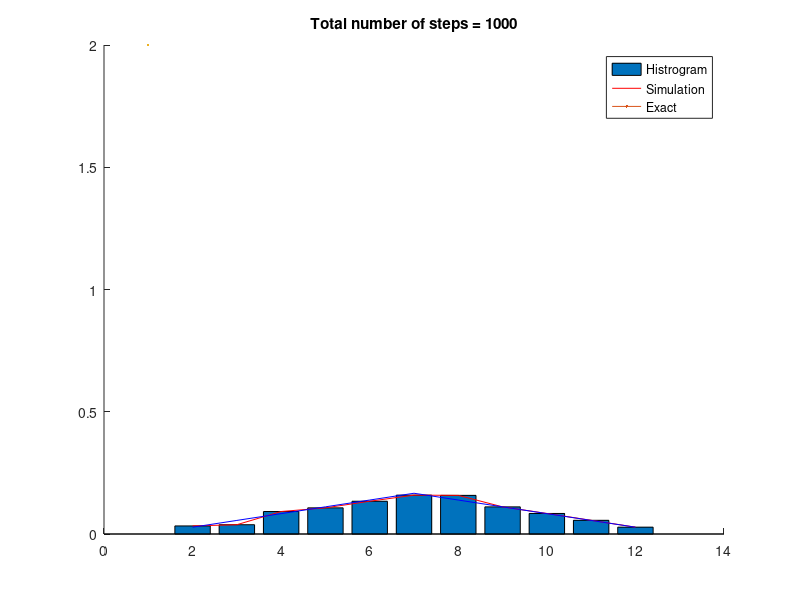

Recreate this plot in MATLAB.
%%Rolling Dice Simulation
close all; clear;
n = 1000; %number of step
N = 2; %number of dice
result = zeros(1,(N*6-N)+1);
for i = 1:n
    dice_summation = 0;
    for j = 1:N
        dice_rand = rand();
        if dice_rand > (5/6)
            dice_summation = dice_summation + 6;
        elseif dice_rand > (4/6)
            dice_summation = dice_summation + 5;
        elseif dice_rand > (3/6)
            dice_summation = dice_summation + 4;
        elseif dice_rand > (2/6)
            dice_summation = dice_summation + 3;
        elseif dice_rand > (1/6)
            dice_summation = dice_summation + 2;
        else
            dice_summation = dice_summation + 1;
        end
    end
    result(dice_summation-N+1) = result(dice_summation-N+1) + 1;
end
result = result./n;

%h = histogram(N:N*6,result);
%h.BinLimits = [N N*6];
%histogram(result, 'BinEdges', N:1:6*N);

hold on;
bar(N:6*N, result);
plot(N:6*N,result,"-r",LineWidth=2)
if N == 2
    plot(N:6*N,[1,2,3,4,5,6,5,4,3,2,1]./36,"-b",LineWidth=2);
    legend("Histrogram","Simulation","Exact");
else
    legend("Histrogram","Simulation");
end
title(sprintf("Total number of steps = %d", n))